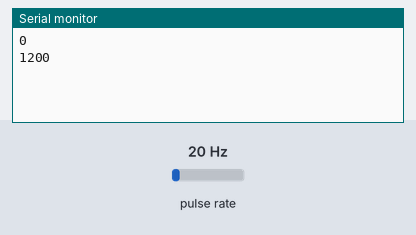
This sketch was run on a simulated Arduino Uno, built with avr-gcc and run on an emulated ATmega328P. Shown: the last lines printed to the serial monitor. Wiring (inferred from the names in the program): pulse sensor: data pin 2. The inputs (shaded band) are chosen by the test bench; at power-on: pulse rate 20 Hz.

Above: at 1.2 s.
1.3 s: pulse rate (sensor on pin 2) set to 4 Hz
At 2.6 s:
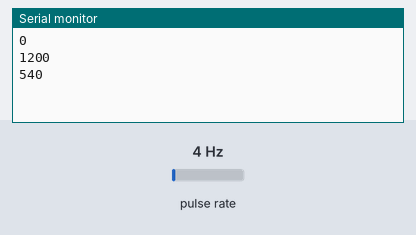
2.8 s: pulse rate (sensor on pin 2) set to 50 Hz
At 3.8 s:
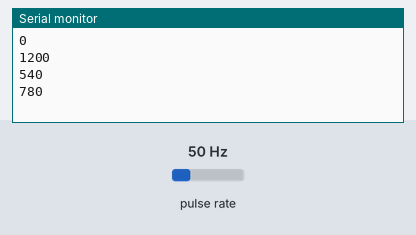
Timing chart, 0 to 5.8 s (numbered marks = the images above; inputs shaded):
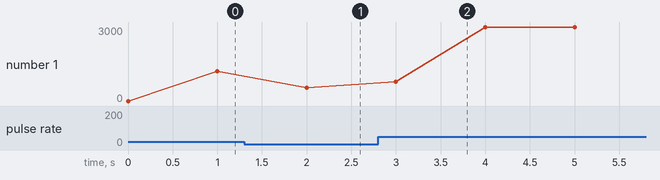

The sketch:

Proj3IRTach.ino
```cpp
/*
Alexander Shah
Project 3 - IR Tach
2/25/24
*/
//IR Photodiode
const int sensorPin = 2;
volatile unsigned int rpscount = 0;
// Flag for interrupt
volatile bool newDataAvailable = false;

void count_rps() {
  rpscount++; // count rpms on interrupt
}

void setup() {
  Serial.begin(9600);
  pinMode(sensorPin, INPUT);
  //Reset timers and counter
  TCCR1A = 0;
  TCCR1B = 0;
  TCNT1 = 0;
  //Set compare match for every ~1 second
  OCR1A = 15624;
  // Turn on CTC mode
  TCCR1B |= (1 << WGM12);
  // Set CS12, CS10 bits for 1024 prescaler
  TCCR1B |= (1 << CS12) | (1 << CS10);
  // Enable timer compare interrupt
  TIMSK1 |= (1 << OCIE1A);

  //interrupt with sensor pin reading on falling
  attachInterrupt(digitalPinToInterrupt(sensorPin), count_rps, FALLING);
}

void loop() {
  if (newDataAvailable) {
    //use interrupt disabling during main loop
    noInterrupts();
    //reading rotations every ~1 second = rps * 60 = rpm
    unsigned int rpm = rpscount * 60;

    Serial.println(rpm);

    //reset and resume interrupts
    rpscount = 0;
    newDataAvailable = false;
    interrupts();
  }
}

ISR(TIMER1_COMPA_vect) {
  //set flag to enter main loop
  newDataAvailable = true;
}
```

Measured:
- after the input at 1.3 s, the serial monitor: prints a new line after 0.70 s (image 1)
- after the input at 2.8 s, the serial monitor: prints a new line after 0.20 s (image 2)
- plotted number 1: 1200 → 540 after the input at 1.3 s, 540 → 3000 after the input at 2.8 s
